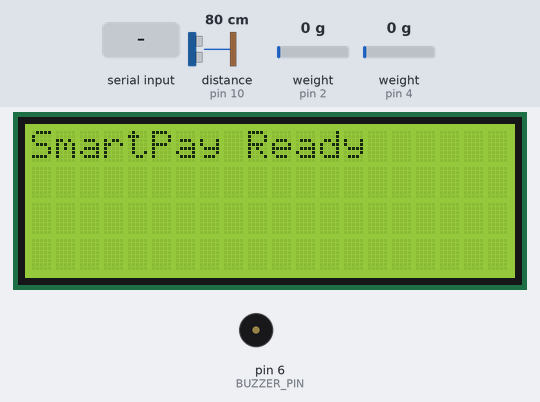
Bench run of a sketch on a simulated Arduino Uno, built with avr-gcc and run on an emulated ATmega328P. Shown: 20×4 character LCD, buzzer (waves = sounding). Wiring (inferred from the names in the program): ultrasonic range finder: trigger pin 9; echo pin 10. The inputs (shaded band) are chosen by the test bench; at power-on: distance to the obstacle (sensor on pin 10) 80 cm, weight on the scale (sensors on pin 2, pin 4) 0 g. The echo pulse lasts 58.3 µs per cm; what the sketch prints to the serial monitor is not drawn.

Above: at 5.4 s.
At 9.1 s:
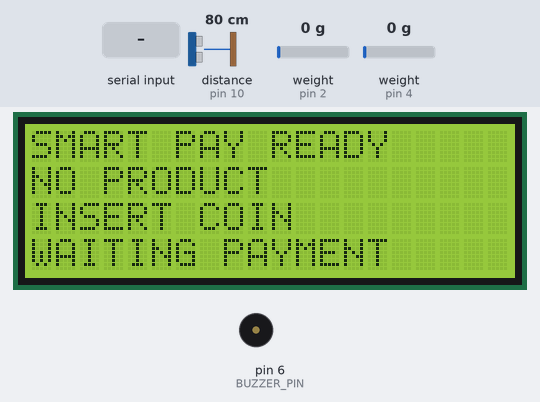
9.2 s: distance to the obstacle (sensor on pin 10) set to 2 cm
At 12.92 s:
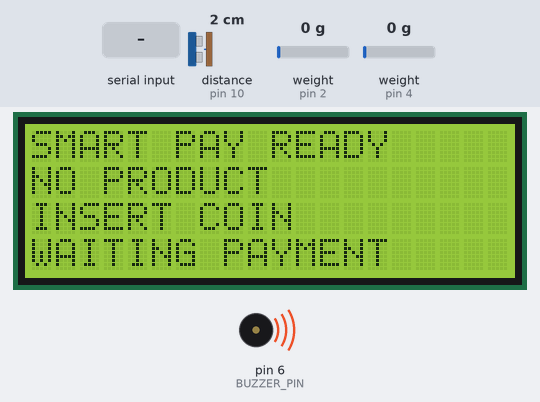
15.0 s: "T\n" received over Serial
21.1 s: "S\n" received over the second serial link
24.8 s: "P,45\n" received over Serial
30.6 s: "P90\n" received over the second serial link
39.2 s: "C90\n" received over Serial
Timing chart, 0 to 42.2 s (numbered marks = the images above; inputs shaded):
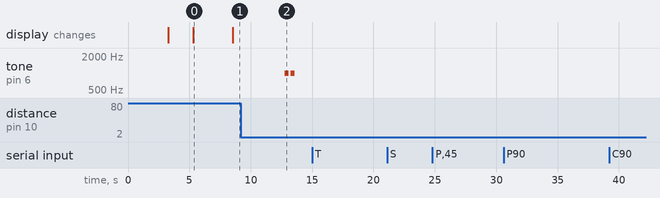

Measured:
- after the input at 9.2 s, tone on pin 6 (BUZZER_PIN): alternates 1000 Hz for 0.30 s and silent for 0.20 s, 4 changes in all, then stays silent, starting after 3.6 s
- after the input at 15.0 s, every drawn part: stays the same
- after the input at 21.1 s, every drawn part: stays the same
- after the input at 24.8 s, every drawn part: stays the same
- after the input at 30.6 s, every drawn part: stays the same
- after the input at 39.2 s, every drawn part: stays the same
- what the display in image 0 shows lasts 3.2 s, from 5.3 s to 8.5 s

The sketch:

arduino-smartpay-example.ino
```cpp
// SmartPay Final Production Sketch
// Source of truth: code.md
// Board: Arduino Uno/Nano (ATmega328P), Baud: 9600
//
// Pin map summary:
// HX711 Product DT/SCK: D2/D3
// HX711 Coin DT/SCK: D4/D5
// Buzzer: D6
// HC-05 RX/TX: D11/D12
// Ultrasonic TRIG/ECHO: D9/D10

#include <EEPROM.h>
#include <Wire.h>
#include <LiquidCrystal_I2C.h>
#include <SoftwareSerial.h>
#include "HX711.h"

/* ================= BLUETOOTH ================= */
// Keep HC-05 on 11/12 because pin 10 is used by ultrasonic ECHO.
#define HC05_RX_PIN 11
#define HC05_TX_PIN 12
SoftwareSerial hc05Serial(HC05_RX_PIN, HC05_TX_PIN);
bool hc05Enabled = true;

/* ================= HX711 PINS ================= */
#define PRODUCT_CELL_DT 2
#define PRODUCT_CELL_SCK 3
#define COIN_CELL_DT 4
#define COIN_CELL_SCK 5

HX711 productScale;
HX711 coinScale;
/* ================= EEPROM ================= */
#define EEPROM_PRODUCT_SCALE_ADDR 0
#define EEPROM_COIN_SCALE_ADDR    4

/*===========door sensor=========*/
#define TRIG_PIN 9
#define ECHO_PIN 10
#define BUZZER_PIN 6

#define CHANGE_THRESHOLD 3  // how much closer (cm) to trigger

long baseline = 0;
bool personDetected = false;
unsigned long lastEntryEventMs = 0;
const unsigned long ENTRY_COOLDOWN_MS = 3000;

/* ================= LCD ================= */
LiquidCrystal_I2C lcd(0x27, 20, 4);

/* ================= GLOBALS ================= */
float productScaleFactor = 724.0;
float coinScaleFactor = 420.0;

int entryCounter = 0;
int previousProductType = 0;
int lastCoinValue = 0;
int insertedAmount = 0;
int requiredAmount = 0;
bool checkoutActive = false;

/* ================= FUNCTION DECLARATIONS ================= */
void handleCalibrationInputs();
void processCalibrationCommand(String cmd);
void loadCalibration();
void sendMessage(const char* msg);
int detectProduct(float weight);
int detectCoin(float weight);
void updateLCD(int productType, float productW, int coinValue, bool paid);
float getStableWeight(HX711 &scale);
const char* productLabelFromType(int productType);
int productPriceFromType(int productType);

/* ================= SETUP ================= */
void setup() {
  /*==========door sensor setup=======*/
  Serial.begin(9600);

  pinMode(TRIG_PIN, OUTPUT);
  pinMode(ECHO_PIN, INPUT);
  pinMode(BUZZER_PIN, OUTPUT);
    sendMessage("HonestPay Ready");
    lcd.print("HonestPay Ready");

  delay(1000); // let sensor stabilize

  // 🔹 get baseline distance (average of 5 readings)
  long sum = 0;
  for (int i = 0; i < 2; i++) {
    sum += getDistance();
    delay(100);
  }
  baseline = sum / 2;

  //bluetooth part==========================
  if (hc05Enabled) hc05Serial.begin(9600);

  productScale.begin(PRODUCT_CELL_DT, PRODUCT_CELL_SCK);
  coinScale.begin(COIN_CELL_DT, COIN_CELL_SCK);

  productScale.set_scale(420.0);
  coinScale.set_scale(420.0);

  productScale.tare();
  coinScale.tare();

  lcd.init();
  lcd.backlight();

  loadCalibration();

  productScale.set_scale(productScaleFactor);
  coinScale.set_scale(coinScaleFactor);

  productScale.tare();
  coinScale.tare();

  sendMessage("SmartPay Ready");
  lcd.print("SmartPay Ready");
  //end of bluetooth part=============================
}

long getDistance() {
  digitalWrite(TRIG_PIN, LOW);
  delayMicroseconds(2);
  digitalWrite(TRIG_PIN, HIGH);
  delayMicroseconds(10);
  digitalWrite(TRIG_PIN, LOW);

  long duration = pulseIn(ECHO_PIN, HIGH, 30000); // timeout
  if (duration == 0) return -1;

  return duration * 0.034 / 2;
}

void beepTwice() {
  for (int i = 0; i < 2; i++) {
    tone(BUZZER_PIN, 1000);  // 🔊 passive buzzer needs tone()
    delay(300);
    noTone(BUZZER_PIN);
    delay(200);
  }
}
  /*=======end of door sensor setup======*/

/* ================= LOOP ================= */
void loop() {
  /*=============door sensor loop====*/
  long distance = getDistance();
  if (distance < 0) return;

  Serial.print("Distance: ");
  Serial.println(distance);

  // 🔥 detect if something is closer than normal
  unsigned long nowMs = millis();
  if (distance > 0 &&
    (baseline - distance) > CHANGE_THRESHOLD &&
    !personDetected &&
    (nowMs - lastEntryEventMs) >= ENTRY_COOLDOWN_MS) {
    beepTwice();
    personDetected = true;
    lastEntryEventMs = nowMs;

    entryCounter++;
    char entryMsg[24];
    snprintf(entryMsg, sizeof(entryMsg), "Entry: %d", entryCounter);
    sendMessage(entryMsg);
    sendMessage("Customer Entered");
  }

  // ✅ reset when back to normal
  if ((baseline - distance) <= 1 && personDetected) {
    //Serial.println("✅ Clear again");
    personDetected = false;
  }

  delay(100);
  /*=========== end door sensor loop=====*/

  handleCalibrationInputs();

  float productW = getStableWeight(productScale);
  float coinW = getStableWeight(coinScale);

  // Continuous telemetry so dashboard receives live data even before event transitions.
  char telemetryMsg[64];
  snprintf(telemetryMsg, sizeof(telemetryMsg), "Product: %.2f g | Coin: %.2f g", productW, coinW);
  sendMessage(telemetryMsg);

  int productType = detectProduct(productW);
  int coinValue = detectCoin(coinW);

  bool paymentOK = false;

  if (productType > 0 && previousProductType == 0) {
    checkoutActive = true;
    insertedAmount = 0;
    requiredAmount = productPriceFromType(productType);

    const char* label = productLabelFromType(productType);
    char promptMsg[80];
    snprintf(promptMsg, sizeof(promptMsg), "Product Removed. Pay %s.", label);
    sendMessage(promptMsg);

    char payMsg[64];
    snprintf(payMsg, sizeof(payMsg), "Pay %s", label);
    sendMessage(payMsg);
  }

  if (checkoutActive && coinValue > 0 && lastCoinValue == 0) {
    char coinDetectedMsg[96];
    snprintf(coinDetectedMsg, sizeof(coinDetectedMsg), "Coin Detected: %.1fg -> PHP%d ACCEPTED", coinW, coinValue);
    sendMessage(coinDetectedMsg);

    insertedAmount += coinValue;

    char insertedMsg[32];
    snprintf(insertedMsg, sizeof(insertedMsg), "Inserted: PHP%d", insertedAmount);
    sendMessage(insertedMsg);

    int remaining = requiredAmount - insertedAmount;
    if (remaining < 0) remaining = 0;

    char remainingMsg[32];
    snprintf(remainingMsg, sizeof(remainingMsg), "Remaining: PHP%d", remaining);
    sendMessage(remainingMsg);

    if (remaining == 0) {
      sendMessage("Dispensing Product...");
      sendMessage("Payment OK");
      paymentOK = true;
      checkoutActive = false;
    } else {
      sendMessage("Add More Coins");
    }
  }

  if (previousProductType > 0 && productType == 0) {
    sendMessage("Customer Left");
    sendMessage("SmartPay Ready");
    checkoutActive = false;
    insertedAmount = 0;
    requiredAmount = 0;
  }

  if (checkoutActive && insertedAmount >= requiredAmount && requiredAmount > 0) {
    paymentOK = true;
  }

  Serial.print("Product Weight: ");
  Serial.print(productW, 2);
  Serial.print(" g | ");
  Serial.print("Coin Weight: ");
  Serial.print(coinW, 2);
  Serial.print(" g | ");
  Serial.print("Product Type: ");
  Serial.print(productType);
  Serial.print(" | Coin Value: ");
  Serial.print(coinValue);
  Serial.print(" | Payment: ");
  Serial.println(paymentOK ? "OK" : "NOT OK");

  updateLCD(productType, productW, coinValue, paymentOK);

  previousProductType = productType;
  lastCoinValue = coinValue;

  delay(500);
}

/* ================= CALIBRATION HANDLERS ================= */
void handleCalibrationInputs() {
  if (Serial.available()) {
    processCalibrationCommand(Serial.readStringUntil('\n'));
  }

  if (hc05Enabled && hc05Serial.available()) {
    processCalibrationCommand(hc05Serial.readStringUntil('\n'));
  }
}

void processCalibrationCommand(String cmd) {
  cmd.trim();

  // TARE
  if (cmd == "T") {
    productScale.tare();
    coinScale.tare();
    sendMessage("Scales ZEROED");
  }
  // PRODUCT CALIBRATION (P200)
  else if (cmd.startsWith("P")) {
    float knownWeight = cmd.substring(1).toFloat();
    long raw = productScale.get_value(20);
    productScaleFactor = raw / knownWeight;
    productScale.set_scale(productScaleFactor);

    sendMessage("Product calibrated");
  }
  // COIN CALIBRATION (C7.4)
  else if (cmd.startsWith("C")) {
    float knownWeight = cmd.substring(1).toFloat();
    long raw = coinScale.get_value(20);
    coinScaleFactor = raw / knownWeight;
    coinScale.set_scale(coinScaleFactor);

    sendMessage("Coin calibrated");
  }
  // SAVE EEPROM
  else if (cmd == "S") {
    EEPROM.put(EEPROM_PRODUCT_SCALE_ADDR, productScaleFactor);
    EEPROM.put(EEPROM_COIN_SCALE_ADDR, coinScaleFactor);
    sendMessage("Calibration SAVED");
  }
}

/* ================= EEPROM ================= */
void loadCalibration() {
  EEPROM.get(EEPROM_PRODUCT_SCALE_ADDR, productScaleFactor);
  EEPROM.get(EEPROM_COIN_SCALE_ADDR, coinScaleFactor);

  if (productScaleFactor < 100 || coinScaleFactor < 100) {
    productScaleFactor = 420.0;
    coinScaleFactor = 420.0;
  }
}

/* ================= UTIL ================= */
void sendMessage(const char* msg) {
  Serial.println(msg);
  if (hc05Enabled) hc05Serial.println(msg);
}

/* ================= PRODUCT DETECTION KILO UDJUSTMENT ================= */
int detectProduct(float weight) {
  if (weight > 330 && weight < 400) return 1; // ~200g
  if (weight > 650 && weight < 750) return 2; // ~400g
  return 0; // no product / unknown
}

/* ================= COIN DETECTION KILO UDJUSTMENT ================= */
int detectCoin(float weight) {
  if (weight >= 35 && weight <= 38) return 5;   // ₱5
  if (weight >= 40 && weight <= 50) return 10;  // ₱10
  return 0; // invalid / no coin
}

/* ================= STABLE READING ================= */
float getStableWeight(HX711 &scale) {
  float total = 0;
  for (int i = 0; i < 3; i++) {
    total += scale.get_units(5);
  }
  return total / 3;
}

const char* productLabelFromType(int productType) {
  if (productType == 1) return "Product One (PHP5)";
  if (productType == 2) return "Product Two (PHP10)";
  return "Unknown Product";
}

int productPriceFromType(int productType) {
  if (productType == 1) return 5;
  if (productType == 2) return 10;
  return 0;
}

/* ================= LCD ================= */
void updateLCD(int productType, float productW, int coinValue, bool paid) {
  lcd.setCursor(0, 0);
  lcd.print("SMART PAY READY   ");

  // PRODUCT LINE
  lcd.setCursor(0, 1);
  if (productType == 1) {
    lcd.print("P1: 200g = P5     ");
  }
  else if (productType == 2) {
    lcd.print("P2: 400g = P10    ");
  }
  else {
    lcd.print("NO PRODUCT        ");
  }

  // COIN LINE
  lcd.setCursor(0, 2);
  if (coinValue == 5) {
    lcd.print("COIN: 5 PESOS     ");
  }
  else if (coinValue == 10) {
    lcd.print("COIN: 10 PESOS    ");
  }
  else {
    lcd.print("INSERT COIN       ");
  }

  // STATUS LINE
  lcd.setCursor(0, 3);
  if (paid) {
    lcd.print("PAYMENT SUCCESS   ");
    delay(2000);
    coinScale.tare(); // reset after payment
  }
  else {
    lcd.print("WAITING PAYMENT   ");
  }
}
```
